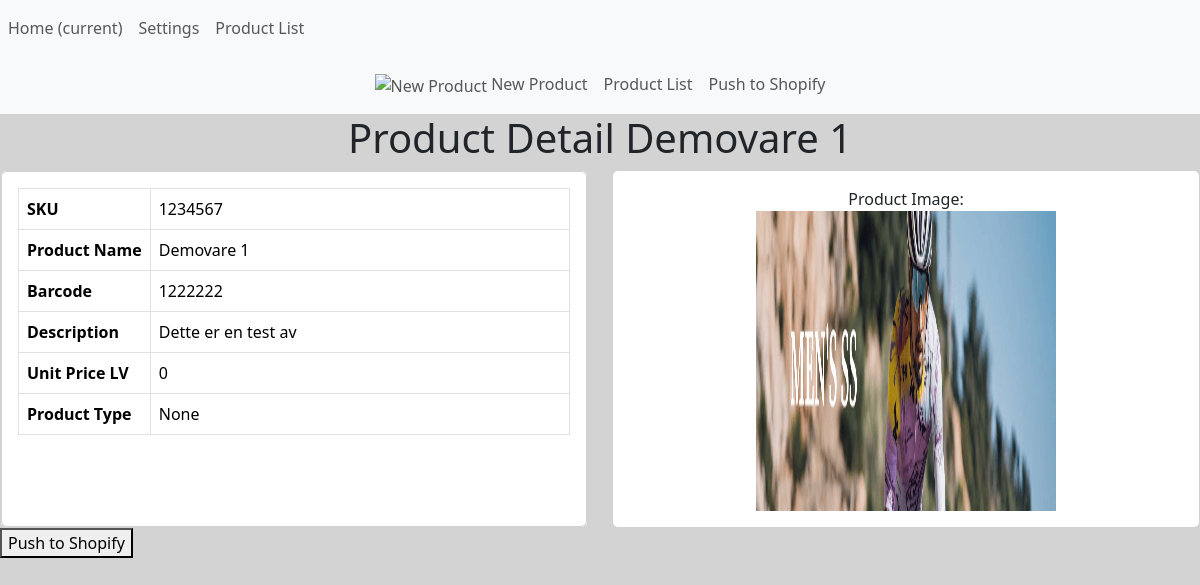
/product/1/, run on the app's committed database.
### pimApp/models.py (models this page shows, shortened)
class Product(models.Model):
    sku = models.CharField(max_length=20 ,blank=False, null=False)
    product_name = models.CharField(max_length=50 ,blank=False, null=False)
    description = models.CharField(max_length=200 ,blank=False, null=False)
    product_image = models.ImageField(upload_to='product_images/', null=True, blank=True)
    manufacturer = models.CharField(max_length=20 ,blank=False, null=False)
    weight = models.IntegerField(blank=True, null=False)
    length = models.IntegerField(blank=True, null=True)
    width = models.IntegerField(blank=True, null=True)
    barcode = models.IntegerField()
    collection_products = models.ManyToManyField(Collections)
    product_type = models.CharField(max_length=20 ,blank=False, null=True)
    unit_price = models.IntegerField(blank=True, null=False, default=0)
    status = models.CharField(max_length=20 ,blank=False, null=True)
    tags = models.CharField(max_length=255, blank=True, null=True)
    category = models.ForeignKey(Product_Category, on_delete=models.CASCADE, blank=True, null=True)

### pimApp/views.py (the view)
# urls.py: path('product/<str:pk>/', views.product_detail, name='product_detail'),
def product_detail(request,pk):
    product = get_object_or_404(Product, pk=pk)
    product_detail = Product.objects.get(id=pk)
    product_all = Product.objects.all()
    context = {
        'product_detail': product_detail,
        'product_all': product_all,
        'product': product,
    }
    return render(request, 'product_detailView.html', context)

### pimApp/templates/product_detailView.html (shortened to what this page needs)
{% extends 'base.html' %}
{% block content %}
{% include 'product_detail_navbar.html' %}
<center><h1>Product Detail {{ product_detail.product_name }}</h1></center>
<div class="container-max-width">
    <div class="row d-flex align-items-stretch">
        <div class="col text-center">
            <div class="card h-100">
                <div class="card card-body text-start">
                    <table class="table table-bordered">
                        <tbody>
                            <tr>
                                <th scope="row">SKU</th>
                                <td>{{ product_detail.sku }}</td>
                            </tr>
                            <tr>
                                <th scope="row" style="width: 1%; white-space: nowrap;">Product Name</th>
                                <td>{{ product_detail.product_name }}</td>
                            </tr>
                            <tr>
                                <th scope="row">Barcode</th>
                                <td>{{ product_detail.barcode }}</td>
                            </tr>
                            <tr>
                                <th scope="row">Description</th>
                                <td>{{ product_detail.description }}</td>
                            </tr>
                            <tr>
                                <th scope="row" style="width: 1%; white-space: nowrap;">Unit Price LV</th>
                                <td>{{ product_detail.unit_price }}</td>
                            </tr>
                            <tr>
                                <th scope="row">Product Type</th>
                                <td>{{ product_detail.product_type }}</td>
                            </tr>
                        </tbody>
                    </table>
                </div>
            </div>
        </div>
        <div class="col text-center">
            <div>
                <div class="card card-body">
                    <center>Product Image:</center>
                    <center><img src="{{ product_detail.product_image.url }}" alt="" width="300" height="300"></center>
                </div>
            </div>
        </div>
    </div>
</div>
<div>
    <form action="{% url 'push_product_to_shopify' product.pk %}" method="post">
        <button type="submit">Push to Shopify</button>
    </form>
</div>
{% endblock %}

### static/css/style.css (style rules this page uses)
h1 { font-size: 40px; }
body { background-color: lightgray; }

### data on the page
Product: product_name "Demovare 1", sku "1234567", barcode "1222222", description "Dette er en test av", unit_price "0", product_type "None", product_image (picture)
